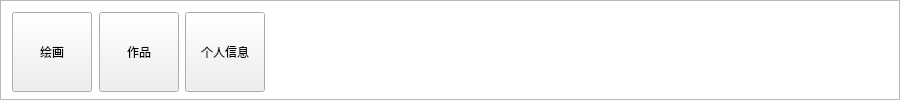
   <widget class="QWidget" name="widget_nav" native="true">
    <property name="geometry">
     <rect>
      <x>0</x>
      <y>0</y>
      <width>900</width>
      <height>100</height>
     </rect>
    </property>
    <property name="sizePolicy">
     <sizepolicy hsizetype="Fixed" vsizetype="Fixed">
      <horstretch>0</horstretch>
      <verstretch>0</verstretch>
     </sizepolicy>
    </property>
    <property name="minimumSize">
     <size>
      <width>900</width>
      <height>100</height>
     </size>
    </property>
    <property name="maximumSize">
     <size>
      <width>900</width>
      <height>100</height>
     </size>
    </property>
    <widget class="QPushButton" name="pushButton_personal">
     <property name="geometry">
      <rect>
       <x>185</x>
       <y>12</y>
       <width>80</width>
       <height>80</height>
      </rect>
     </property>
     <property name="sizePolicy">
      <sizepolicy hsizetype="Fixed" vsizetype="Fixed">
       <horstretch>0</horstretch>
       <verstretch>0</verstretch>
      </sizepolicy>
     </property>
     <property name="minimumSize">
      <size>
       <width>80</width>
       <height>80</height>
      </size>
     </property>
     <property name="maximumSize">
      <size>
       <width>80</width>
       <height>80</height>
      </size>
     </property>
     <property name="cursor">
      <cursorShape>PointingHandCursor</cursorShape>
     </property>
     <property name="text">
      <string>个人信息</string>
     </property>
    </widget>
    <widget class="QPushButton" name="pushButton_main">
     <property name="geometry">
      <rect>
       <x>12</x>
       <y>12</y>
       <width>80</width>
       <height>80</height>
      </rect>
     </property>
     <property name="sizePolicy">
      <sizepolicy hsizetype="Fixed" vsizetype="Fixed">
       <horstretch>0</horstretch>
       <verstretch>0</verstretch>
      </sizepolicy>
     </property>
     <property name="minimumSize">
      <size>
       <width>80</width>
       <height>80</height>
      </size>
     </property>
     <property name="maximumSize">
      <size>
       <width>80</width>
       <height>80</height>
      </size>
     </property>
     <property name="cursor">
      <cursorShape>PointingHandCursor</cursorShape>
     </property>
     <property name="text">
      <string>绘画</string>
     </property>
    </widget>
    <widget class="QPushButton" name="pushButton_product">
     <property name="geometry">
      <rect>
       <x>99</x>
       <y>12</y>
       <width>80</width>
       <height>80</height>
      </rect>
     </property>
     <property name="sizePolicy">
      <sizepolicy hsizetype="Fixed" vsizetype="Fixed">
       <horstretch>0</horstretch>
       <verstretch>0</verstretch>
      </sizepolicy>
     </property>
     <property name="minimumSize">
      <size>
       <width>80</width>
       <height>80</height>
      </size>
     </property>
     <property name="maximumSize">
      <size>
       <width>80</width>
       <height>80</height>
      </size>
     </property>
     <property name="cursor">
      <cursorShape>PointingHandCursor</cursorShape>
     </property>
     <property name="text">
      <string>作品</string>
     </property>
    </widget>
    <widget class="QColumnView" name="columnView">
     <property name="geometry">
      <rect>
       <x>0</x>
       <y>0</y>
       <width>900</width>
       <height>100</height>
      </rect>
     </property>
     <property name="sizePolicy">
      <sizepolicy hsizetype="Fixed" vsizetype="Fixed">
       <horstretch>0</horstretch>
       <verstretch>0</verstretch>
      </sizepolicy>
     </property>
     <property name="minimumSize">
      <size>
       <width>900</width>
       <height>100</height>
      </size>
     </property>
     <property name="maximumSize">
      <size>
       <width>900</width>
       <height>100</height>
      </size>
     </property>
    </widget>
    <zorder>columnView</zorder>
    <zorder>pushButton_personal</zorder>
    <zorder>pushButton_main</zorder>
    <zorder>pushButton_product</zorder>
   </widget>
